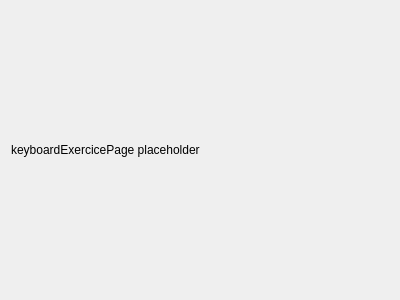
<?xml version="1.0" encoding="UTF-8"?>
<ui version="4.0">
 <class>KeyboardExercicePage</class>
 <widget class="QWidget" name="KeyboardExercicePage">
  <property name="geometry">
   <rect>
    <x>0</x>
    <y>0</y>
    <width>400</width>
    <height>300</height>
   </rect>
  </property>
  <property name="windowTitle">
   <string>Form</string>
  </property>
  <layout class="QVBoxLayout" name="verticalLayout">
   <item>
    <widget class="QLabel" name="placeholder">
     <property name="text">
      <string>keyboardExercicePage placeholder</string>
     </property>
    </widget>
   </item>
  </layout>
 </widget>
 <resources/>
 <connections/>
</ui>
